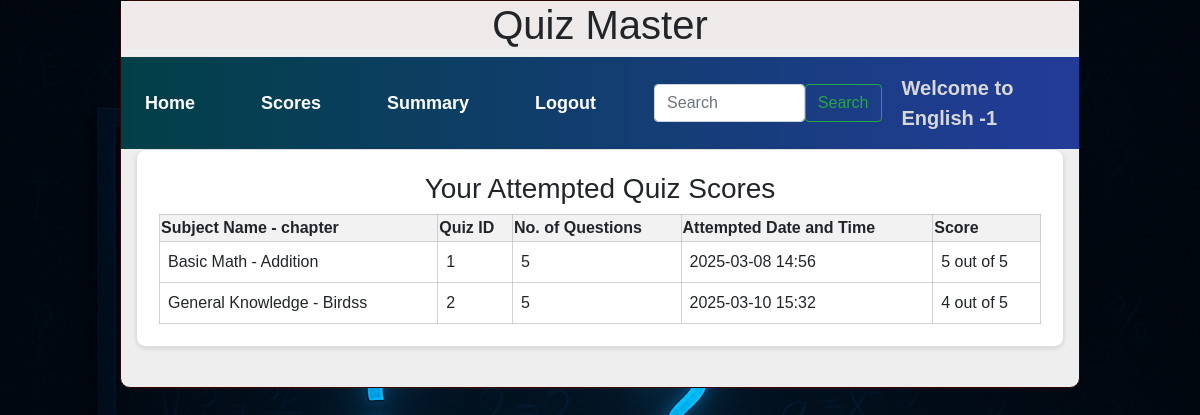
Page /view_score/2/English -1 on the committed database.
### models/models.py (models this page shows)
class Subject(db.Model):
    id = db.Column(db.Integer, primary_key=True)
    name = db.Column(db.String(255), unique=True, nullable=False)
    description = db.Column(db.Text, nullable=True)
    chapters = db.relationship("Chapter", cascade="all,delete", backref="subject", lazy=True)

class Score(db.Model):
    id = db.Column(db.Integer, primary_key=True)
    quiz_id = db.Column(db.Integer, db.ForeignKey("quiz.id"), nullable=False)
    user_id = db.Column(db.Integer, db.ForeignKey("user.id"), nullable=False)
    timestamp = db.Column(db.DateTime, nullable=False)
    total_score = db.Column(db.Integer, nullable=False)

class Chapter(db.Model):
    id = db.Column(db.Integer, primary_key=True)
    name = db.Column(db.String(255), nullable=False)
    description = db.Column(db.Text, nullable=True)
    subject_id = db.Column(db.Integer, db.ForeignKey("subject.id"), nullable=False)
    quizzes = db.relationship("Quiz", cascade="all,delete", backref="chapter", lazy=True)

class Quiz(db.Model):
    id = db.Column(db.Integer, primary_key=True)
    chapter_id = db.Column(db.Integer, db.ForeignKey("chapter.id"), nullable=False)
    date_of_quiz = db.Column(db.Date, nullable=False)
    time_duration = db.Column(db.String(50), nullable=False)
    no_of_questions = db.Column(db.Integer, nullable=False)
    questions = db.relationship("Question", cascade="all,delete", backref="quiz", lazy=True)
    scores = db.relationship("Score", cascade="all,delete", backref="quiz", lazy=True)

### controllers/controllers.py (the view)
@app.route("/view_score/<uid>/<name>")
def view_score(uid, name):
    user = User.query.get_or_404(uid)
    scores = Score.query.filter_by(user_id=uid).all()
    quizzes = Quiz.query.filter(Quiz.id.in_([score.quiz_id for score in scores])).all()
    dt_time_now = datetime.now().date()
    return render_template("view_score.html", user=user, quizzes=quizzes, dt_time_now=dt_time_now, name=name, scores=scores)

### templates/view_score.html
{% extends "user_layout.html" %}
{% block content %}
    <div class="container">
        {% if scores %}
        <div class="row">
            <div class="col">
                <div class="card" style="width: 100%;">
                    <div class="card-body">
                        <h3 class="text-center">Your Attempted Quiz Scores</h3>
                        <table class="my_table1">
                            <thead class="table-light">
                                <tr>
                                    <th>Subject Name - chapter</th>
                                    <th>Quiz ID</th>
                                    <th>No. of Questions</th>
                                    <th>Attempted Date and Time</th>
                                    <th>Score</th>
                                </tr>
                            </thead>
                            <tbody>
                                {% for score in scores %}
                                {% set quiz = quizzes | selectattr("id", "equalto", score.quiz_id) | first %}
                                {% if quiz %}
                                <tr>
                                    <td>{{ quiz.chapter.subject.name }} - {{ quiz.chapter.name }}</td>
                                    <td>{{ loop.index }}</td>
                                    <td>{{ quiz.no_of_questions }}</td>
                                    <td>{{ score.timestamp.strftime("%Y-%m-%d %H:%M") }}</td>
                                    <td>{{ score.total_score }} out of {{ quiz.no_of_questions}}</td>
                                </tr>
                                {% endif %}
                                {% endfor %}
                            </tbody>
                        </table>
                    </div>
                </div>
            </div>
        </div>
        {% else %}
            <h3 class="text-center mt-4">You haven't attempted any quizzes yet.</h3>
        {% endif %}
    </div>
{% endblock %}

### static/styles/main.css (style rules this page uses)
.my_table1 { width: 100%; border-collapse: collapse; }
.my_table1 td { padding: 8px; text-align: left; border: 1px solid rgba(181, 181, 181, 0.598); }
.my_table1 th { background-color: #f2f2f2; border: 1px solid rgba(181, 181, 181, 0.598); }
.card { padding: 2px; border-radius: 9px !important; background-color: #fff; box-shadow: 0 2px 4px rgba(0, 0, 0, 0.1); margin-bottom: 40px; }

### templates/user_layout.html (style rules this page uses)
body { background-image: url("/static/images/index.png"); background-size: cover; background-repeat: no-repeat; background-position: center; height: 100vh; margin: 0; font-family: Arial, sans-serif; }

### rows in the picture
Score: timestamp "2025-03-08 14:56", total_score "5"
Subject: chapter.subject.name "Basic Math"
Chapter: chapter.name "Addition"
Quiz: no_of_questions "5"
Score: timestamp "2025-03-10 15:32", total_score "4"
Subject: chapter.subject.name "General Knowledge"
Chapter: chapter.name "Birdss"
Quiz: no_of_questions "5"

### other values in the picture
{{ name }} "English -1"
